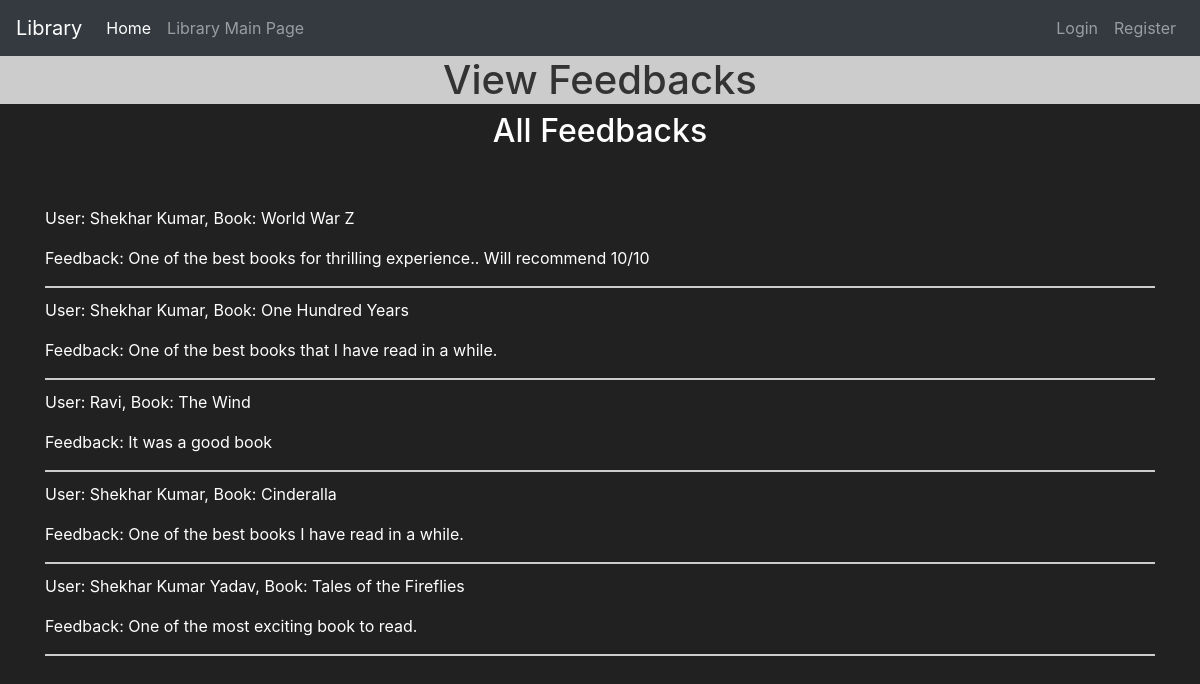
The app's page /feedbacks with its own data.
### market/models.py (models this page shows, shortened)
class Feedback(db.Model):
    id = db.Column(db.Integer, primary_key=True)
    user_id = db.Column(db.Integer, db.ForeignKey('user.id'), nullable=False)
    item_id = db.Column(db.Integer, db.ForeignKey('item.id'), nullable=False)
    feedback_text = db.Column(db.String(length=500), nullable=False)
    user = db.relationship('User', backref=db.backref('feedbacks', lazy=True))
    item = db.relationship('Item', backref=db.backref('feedbacks', lazy=True, cascade="all, delete-orphan"))

class User(db.Model, UserMixin):
    id=db.Column(db.Integer(), primary_key=True)
    username=db.Column(db.String(length=30), nullable=False, unique=True)
    email_address=db.Column(db.String(length=50),nullable=False,unique=True)
    password_hash=db.Column(db.String(length=60),nullable=False)
    budget=db.Column(db.Integer(),nullable=False, default=1000)
    is_admin = db.Column(db.Boolean(), nullable=False, server_default='0')
    items=db.relationship('Item',backref='owned_user',lazy=True)
    comments = db.relationship('Comment', backref='user', lazy=True)
    @property
    def password(self):
        return self.password

class Item(db.Model):
    id=db.Column(db.Integer(), primary_key=True)
    name=db.Column(db.String(length=30), nullable=False, unique=True)
    price= db.Column(db.Integer(), nullable=False )
    barcode=db.Column(db.String(length=12), nullable=False,unique=True)
    description=db.Column(db.String(length=1024), nullable=False, unique=True)
    category=db.Column(db.String(),nullable=False)
    owner=db.Column(db.Integer(),db.ForeignKey('user.id'))

### market/routes.py (the view)
@app.route('/feedbacks')
def view_feedbacks():
    feedbacks = Feedback.query.all()
    return render_template('feedbacks.html', feedbacks=feedbacks)

### market/templates/feedbacks.html (shortened to what this page needs)
{% extends 'base.html' %}
{% block title %}
    <h1 style="text-align: center;background:#ccc;">View Feedbacks</h1>
{% endblock %}
{% block content %}
    <div class="container">
        <h2>All Feedbacks</h2>
        <br>
        <br>
        <ul>
            {% for feedback in feedbacks %}
                <li>
                    <p>User: {{ feedback.user.username }}, Book: {{ feedback.item.name }}</p>
                    <p>Feedback: {{ feedback.feedback_text }}</p>
                </li>
                <hr class="feedback-separator">
            {% endfor %}
        </ul>
    </div>
{% endblock %}

### market/templates/feedbacks.html (style rules this page uses)
h1 { text-align: center; color: #333; }
ul { list-style: none; padding: 0; }
h2 { color:white; text-align: center; }
.feedback-separator { border: 1px solid #ccc; margin: 10px 0; }

### market/templates/base.html (style rules this page uses)
body { background-color: #212121; color: white }

### records on screen
Feedback: user.username "Shekhar Kumar", item.name "World War Z", feedback_text "One of the best books for thrilling experience.. Will recommend 10/10"
Feedback: user.username "Shekhar Kumar", item.name "One Hundred Years", feedback_text "One of the best books that I have read in a while."
Feedback: user.username "Ravi", item.name "The Wind", feedback_text "It was a good book"
Feedback: user.username "Shekhar Kumar", item.name "Cinderalla", feedback_text "One of the best books I have read in a while."
Feedback: user.username "Shekhar Kumar Yadav", item.name "Tales of the Fireflies", feedback_text "One of the most exciting book to read."
